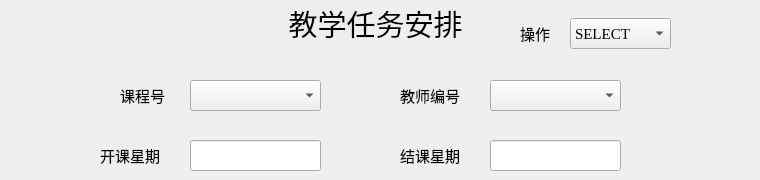
    <widget class="QWidget" name="page_tt">
     <widget class="QComboBox" name="comboBox_tt">
      <property name="geometry">
       <rect>
        <x>570</x>
        <y>18</y>
        <width>101</width>
        <height>31</height>
       </rect>
      </property>
      <property name="font">
       <font>
        <family>Times New Roman</family>
        <pointsize>11</pointsize>
       </font>
      </property>
      <item>
       <property name="text">
        <string>SELECT</string>
       </property>
      </item>
      <item>
       <property name="text">
        <string>INSERT</string>
       </property>
      </item>
      <item>
       <property name="text">
        <string>DELETE</string>
       </property>
      </item>
     </widget>
     <widget class="QLabel" name="label_tt">
      <property name="geometry">
       <rect>
        <x>0</x>
        <y>3</y>
        <width>751</width>
        <height>41</height>
       </rect>
      </property>
      <property name="font">
       <font>
        <family>Microsoft YaHei UI</family>
        <pointsize>22</pointsize>
        <weight>50</weight>
        <bold>false</bold>
       </font>
      </property>
      <property name="text">
       <string>教学任务安排</string>
      </property>
      <property name="alignment">
       <set>Qt::AlignCenter</set>
      </property>
     </widget>
     <widget class="QLabel" name="label_tt_combo">
      <property name="geometry">
       <rect>
        <x>520</x>
        <y>23</y>
        <width>41</width>
        <height>21</height>
       </rect>
      </property>
      <property name="font">
       <font>
        <family>Microsoft YaHei UI</family>
        <pointsize>11</pointsize>
       </font>
      </property>
      <property name="text">
       <string>操作</string>
      </property>
     </widget>
     <widget class="QLabel" name="label_tttid">
      <property name="geometry">
       <rect>
        <x>400</x>
        <y>80</y>
        <width>81</width>
        <height>31</height>
       </rect>
      </property>
      <property name="font">
       <font>
        <family>Microsoft YaHei UI</family>
        <pointsize>11</pointsize>
       </font>
      </property>
      <property name="text">
       <string>教师编号</string>
      </property>
     </widget>
     <widget class="QComboBox" name="comboBox_ttcid">
      <property name="geometry">
       <rect>
        <x>190</x>
        <y>80</y>
        <width>131</width>
        <height>31</height>
       </rect>
      </property>
      <property name="font">
       <font>
        <family>Times New Roman</family>
        <pointsize>11</pointsize>
       </font>
      </property>
     </widget>
     <widget class="QLabel" name="label_ttcid">
      <property name="geometry">
       <rect>
        <x>120</x>
        <y>80</y>
        <width>61</width>
        <height>31</height>
       </rect>
      </property>
      <property name="font">
       <font>
        <family>Microsoft YaHei UI</family>
        <pointsize>11</pointsize>
       </font>
      </property>
      <property name="text">
       <string>课程号</string>
      </property>
     </widget>
     <widget class="QComboBox" name="comboBox_tttid">
      <property name="geometry">
       <rect>
        <x>490</x>
        <y>80</y>
        <width>131</width>
        <height>31</height>
       </rect>
      </property>
      <property name="font">
       <font>
        <family>Times New Roman</family>
        <pointsize>11</pointsize>
       </font>
      </property>
     </widget>
     <widget class="QLineEdit" name="lineEdit_startweek">
      <property name="geometry">
       <rect>
        <x>190</x>
        <y>140</y>
        <width>131</width>
        <height>31</height>
       </rect>
      </property>
     </widget>
     <widget class="QLabel" name="label_tt_startweek">
      <property name="geometry">
       <rect>
        <x>100</x>
        <y>140</y>
        <width>71</width>
        <height>31</height>
       </rect>
      </property>
      <property name="font">
       <font>
        <family>Microsoft YaHei UI</family>
        <pointsize>11</pointsize>
       </font>
      </property>
      <property name="text">
       <string>开课星期</string>
      </property>
     </widget>
     <widget class="QLineEdit" name="lineEdit_endweek">
      <property name="geometry">
       <rect>
        <x>490</x>
        <y>140</y>
        <width>131</width>
        <height>31</height>
       </rect>
      </property>
     </widget>
     <widget class="QLabel" name="label_tt_endweek">
      <property name="geometry">
       <rect>
        <x>400</x>
        <y>140</y>
        <width>71</width>
        <height>31</height>
       </rect>
      </property>
      <property name="font">
       <font>
        <family>Microsoft YaHei UI</family>
        <pointsize>11</pointsize>
       </font>
      </property>
      <property name="text">
       <string>结课星期</string>
      </property>
     </widget>
     <zorder>label_tt</zorder>
     <zorder>comboBox_tt</zorder>
     <zorder>label_tt_combo</zorder>
     <zorder>label_tttid</zorder>
     <zorder>comboBox_ttcid</zorder>
     <zorder>label_ttcid</zorder>
     <zorder>comboBox_tttid</zorder>
     <zorder>lineEdit_startweek</zorder>
     <zorder>label_tt_startweek</zorder>
     <zorder>lineEdit_endweek</zorder>
     <zorder>label_tt_endweek</zorder>
    </widget>
